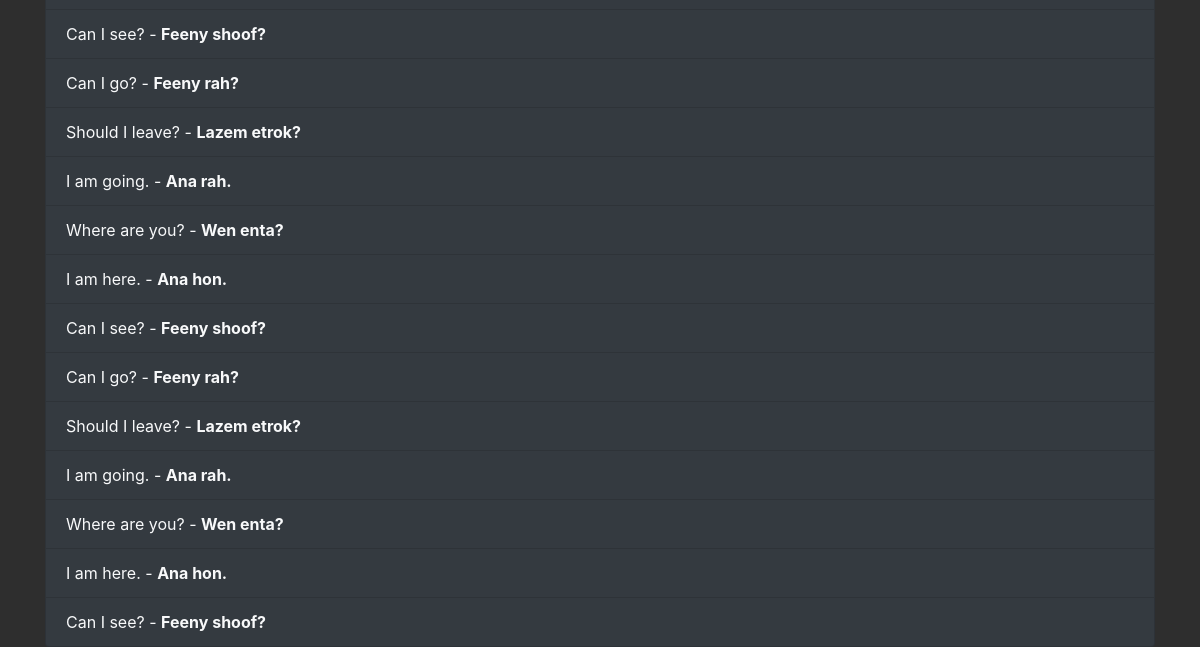
Before: / (lower part) with the older database file.
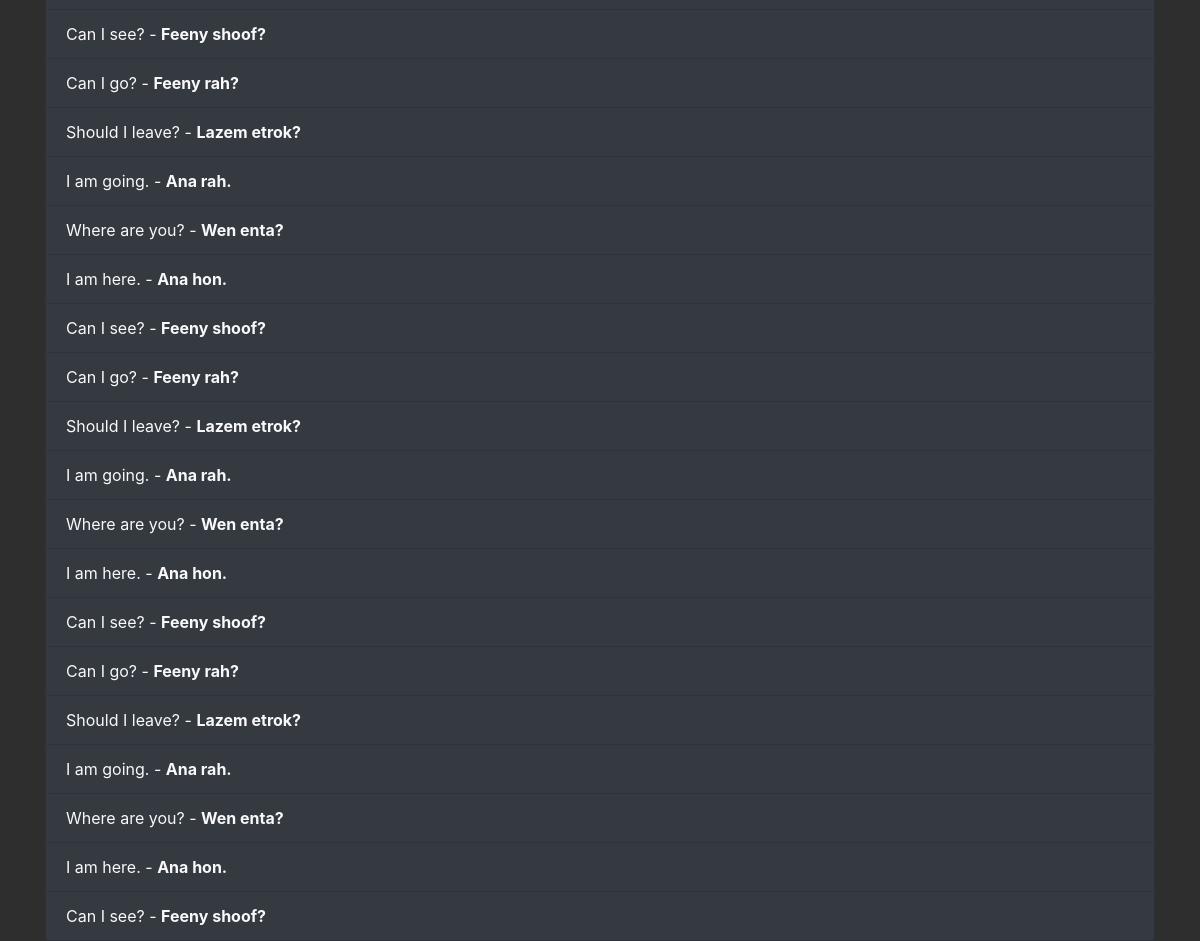
After: the same page with the newer database file.
### tables this page shows
CREATE TABLE phrases (
                            id INTEGER PRIMARY KEY AUTOINCREMENT,
                            english TEXT NOT NULL,
                            transliteration TEXT NOT NULL
                        );

### app.py (the view)
@app.route('/')
def index():
    db = get_db()
    phrases = db.execute('SELECT * FROM phrases').fetchall()
    return render_template('index.html', phrases=phrases)

### app.py (called while the page is built)
def get_db():
    db = getattr(g, '_database', None)
    if db is None:
        db = g._database = sqlite3.connect(DATABASE)
        db.row_factory = sqlite3.Row
    return db

@app.teardown_appcontext
def close_connection(exception):
    db = getattr(g, '_database', None)
    if db is not None:
        db.close()

### templates/index.html (shortened to what this page needs)
{% extends 'base.html' %}
{% block content %}
<div class="mt-5">
    <ul class="list-group">
        {% for phrase in phrases %}
        <li class="list-group-item bg-dark text-light">
            {{ phrase['english'] }} - <strong>{{ phrase['transliteration'] }}</strong>
        </li>
        {% endfor %}
    </ul>
</div>
{% endblock %}

Changed rows visible on the page:
added phrases: english "Can I go?", transliteration "Feeny rah?"
added phrases: english "Should I leave?", transliteration "Lazem etrok?"
added phrases: english "I am going.", transliteration "Ana rah."
added phrases: english "Where are you?", transliteration "Wen enta?"
added phrases: english "I am here.", transliteration "Ana hon."
added phrases: english "Can I see?", transliteration "Feeny shoof?"
